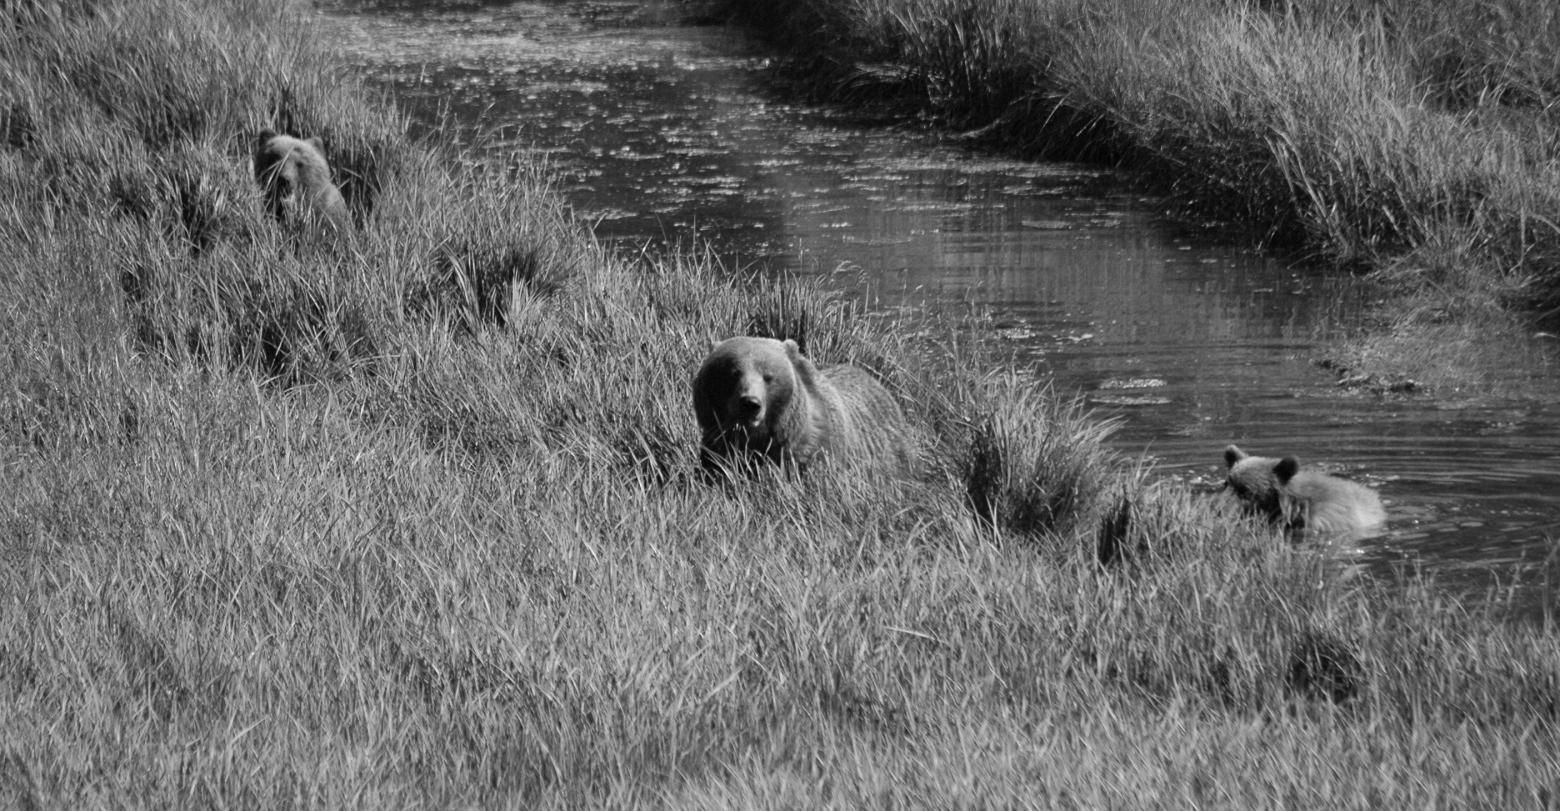

Generate this figure with Python:
from PIL import Image

file_in = './starr_bears.jpg'
file_out = './bears2.jpg'

image = Image.open(file_in)
new_image = image.convert("L")

new_image.save(file_out)
